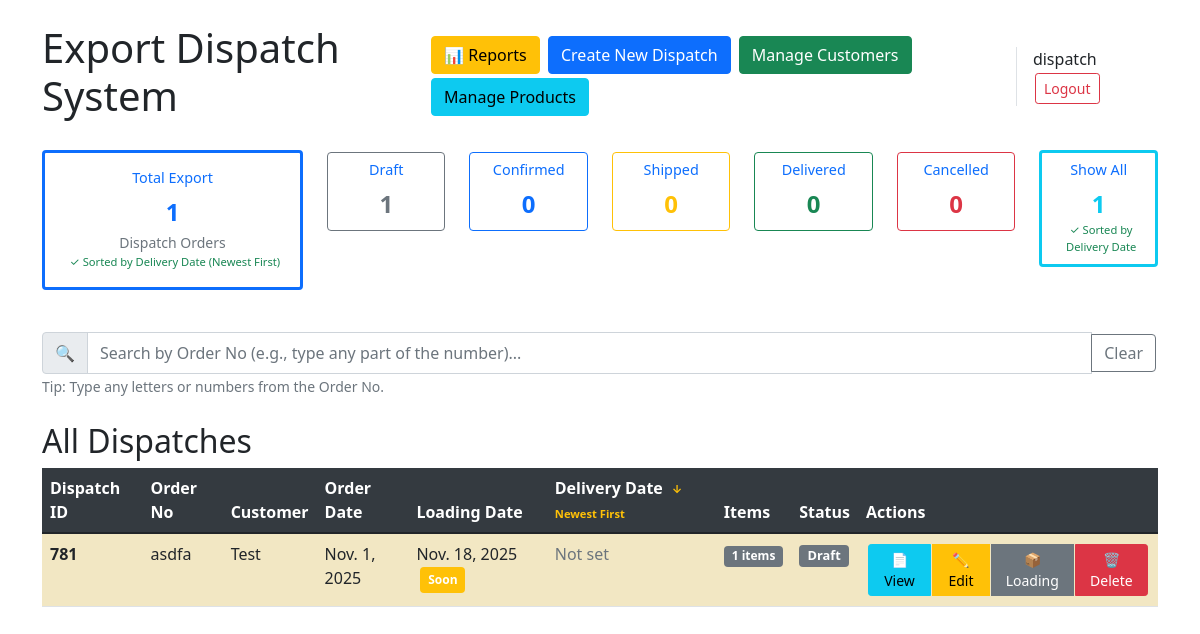
The app's page / (signed in) with its own data.
### dispatch_app/models.py (models this page shows, shortened)
class Dispatch(models.Model):
    STATUS_CHOICES = [
        ('draft', 'Draft'),
        ('confirmed', 'Confirmed'),
        ('shipped', 'Shipped'),
        ('delivered', 'Delivered'),
        ('cancelled', 'Cancelled'),
    ]
    DispatchID = models.AutoField(primary_key=True)
    OrderNo = models.CharField(max_length=100, unique=True)
    InvoiceNo = models.CharField(max_length=100, blank=True, null=True)
    Customer = models.ForeignKey(Customer, on_delete=models.PROTECT)
    Address = models.TextField(blank=True, null=True)
    Country = models.CharField(max_length=100, blank=True, null=True)
    ContactNo = models.CharField(max_length=50, blank=True, null=True)
    ContactPerson = models.CharField(max_length=255, blank=True, null=True)
    OrderDate = models.DateField()
    LoadingDate = models.DateField(blank=True, null=True)
    DeliveryDate = models.DateField(blank=True, null=True)
    TransportNo = models.CharField(max_length=100, blank=True, null=True)
    DriverName = models.CharField(max_length=255, blank=True, null=True)
    DriverMobile = models.CharField(max_length=50, blank=True, null=True)
    Seal = models.CharField(max_length=100, blank=True, null=True)
    Status = models.CharField(max_length=20, choices=STATUS_CHOICES, default='draft')
    created_by = models.ForeignKey(
        User,
        on_delete=models.SET_NULL,
        null=True,
        blank=True,
        related_name='dispatches_created'  # ✅ Unique reverse name
    )
    created_at = models.DateTimeField(default=timezone.now)
    updated_by = models.ForeignKey(
        User,
        on_delete=models.SET_NULL,
        null=True,
        blank=True,
        related_name='dispatches_updated'  # ✅ Unique reverse name
    )
    updated_at = models.DateTimeField(auto_now=True)
    class Meta:
        db_table = 'Dispatch'

class Customer(models.Model):
    CustomerID = models.AutoField(primary_key=True)
    Customer = models.CharField(max_length=255)
    DispatchTo = models.CharField(max_length=255, blank=True, null=True)
    Address = models.TextField(blank=True, null=True)
    Country = models.CharField(max_length=100, blank=True, null=True)
    ContactNo = models.CharField(max_length=50, blank=True, null=True)
    ContactPerson = models.CharField(max_length=255, blank=True, null=True)
    Status = models.BooleanField(default=True)
    class Meta:
        db_table = 'Customer'

### dispatch_app/views.py (the view)
# urls.py: path('', include('dispatch_app.urls')),  # your home page
@login_required
def home(request):
    status = request.GET.get('status', '')
    sort_by = request.GET.get('sort_by', '')
    dispatches = Dispatch.objects.all()
    if status and status != 'all':
        dispatches = dispatches.filter(Status=status)
    if status == 'draft' or sort_by == 'loading':
        dispatches = dispatches.order_by('LoadingDate')
    elif sort_by == 'delivery':
        dispatches = dispatches.order_by('-DeliveryDate')
    else:
        dispatches = dispatches.order_by('-OrderDate')
    all_dispatches = Dispatch.objects.all()
    status_counts = {
        'draft': all_dispatches.filter(Status='draft').count(),
        'confirmed': all_dispatches.filter(Status='confirmed').count(),
        'shipped': all_dispatches.filter(Status='shipped').count(),
        'delivered': all_dispatches.filter(Status='delivered').count(),
        'cancelled': all_dispatches.filter(Status='cancelled').count(),
    }
    today = date.today()
    soon_date = today + timedelta(days=3)
    context = {
        'dispatches': dispatches,
        'status_counts': status_counts,
        'total_export': all_dispatches.count(),
        'current_status': status,
        'current_sort': sort_by,
        'today': today,
        'soon_date': soon_date,
    }
    return render(request, 'home.html', context)

### templates/home.html (shortened to what this page needs)
<!DOCTYPE html>
<html>
<head>
    <link href="https://cdn.jsdelivr.net/npm/bootstrap@5.1.3/dist/css/bootstrap.min.css" rel="stylesheet">
</head>
<body>
    <div class="container mt-4">
        <div class="d-flex justify-content-between align-items-center mb-4">
            <h1>Export Dispatch System</h1>
            <div class="d-flex gap-2 align-items-center">
                <div>
                    <a href="{% url 'reports' %}" class="btn btn-warning">📊 Reports</a>
                    <a href="{% url 'dispatch_create' %}" class="btn btn-primary">Create New Dispatch</a>
                        {% if user.is_superuser %}
                            <a href="{% url 'customer_list' %}" class="btn btn-success">Manage Customers</a>
                            <a href="{% url 'product_list' %}" class="btn btn-info">Manage Products</a>
                        {% endif %}
                </div>
                <div class="ms-3 ps-3 border-start">
                    <span class="me-2">{{ user.username }}</span>
                    <form method="post" action="{% url 'logout' %}" style="display: inline;">
                        <button type="submit" class="btn btn-outline-danger btn-sm">Logout</button>
                    </form>
                </div>
            </div>
        </div>
        <div class="row mb-4">
            <div class="col-md-3 mb-3">
                <div class="card summary-card border-primary {% if not current_status and not current_sort %}active{% endif %}"
                     onclick="window.location='?sort_by=delivery'">
                    <div class="card-body text-center">
                        <h5 class="card-title text-primary">Total Export</h5>
                        <div class="count-display text-primary">{{ total_export }}</div>
                        <small class="text-muted">Dispatch Orders</small>
                        {% if not current_status and not current_sort %}
                        <div class="sort-indicator text-success">✓ Sorted by Delivery Date (Newest First)</div>
                        {% endif %}
                    </div>
                </div>
            </div>
            <div class="col-md-9">
                <div class="row">
                    <div class="col-md-2 mb-3">
                        <a href="?status=draft" class="text-decoration-none">
                            <div class="card summary-card border-secondary {% if current_status == 'draft' %}active{% endif %}">
                                <div class="card-body text-center p-2">
                                    <h6 class="card-title">Draft</h6>
                                    <div class="count-display text-secondary">{{ status_counts.draft }}</div>
                                </div>
                            </div>
                        </a>
                    </div>
                    <div class="col-md-2 mb-3">
                        <a href="?status=confirmed" class="text-decoration-none">
                            <div class="card summary-card border-primary {% if current_status == 'confirmed' %}active{% endif %}">
                                <div class="card-body text-center p-2">
                                    <h6 class="card-title">Confirmed</h6>
                                    <div class="count-display text-primary">{{ status_counts.confirmed }}</div>
                                </div>
                            </div>
                        </a>
                    </div>
                    <div class="col-md-2 mb-3">
                        <a href="?status=shipped" class="text-decoration-none">
                            <div class="card summary-card border-warning {% if current_status == 'shipped' %}active{% endif %}">
                                <div class="card-body text-center p-2">
                                    <h6 class="card-title">Shipped</h6>
                                    <div class="count-display text-warning">{{ status_counts.shipped }}</div>
                                </div>
                            </div>
                        </a>
                    </div>
                    <div class="col-md-2 mb-3">
                        <a href="?status=delivered" class="text-decoration-none">
                            <div class="card summary-card border-success {% if current_status == 'delivered' %}active{% endif %}">
                                <div class="card-body text-center p-2">
                                    <h6 class="card-title">Delivered</h6>
                                    <div class="count-display text-success">{{ status_counts.delivered }}</div>
                                </div>
                            </div>
                        </a>
                    </div>
                    <div class="col-md-2 mb-3">
                        <a href="?status=cancelled" class="text-decoration-none">
                            <div class="card summary-card border-danger {% if current_status == 'cancelled' %}active{% endif %}">
                                <div class="card-body text-center p-2">
                                    <h6 class="card-title">Cancelled</h6>
                                    <div class="count-display text-danger">{{ status_counts.cancelled }}</div>
                                </div>
                            </div>
                        </a>
                    </div>
                    <div class="col-md-2 mb-3">
                        <a href="?" class="text-decoration-none">
                            <div class="card summary-card border-info {% if not current_status %}active{% endif %}">
                                <div class="card-body text-center p-2">
                                    <h6 class="card-title">Show All</h6>
                                    <div class="count-display text-info">{{ total_export }}</div>
                                    {% if not current_status %}
                                    <div class="sort-indicator text-success">✓ Sorted by Delivery Date</div>
                                    {% endif %}
                                </div>
                            </div>
                        </a>
                    </div>
                </div>
            </div>
        </div>
        <div class="mb-4">
            <div class="input-group">
                <span class="input-group-text">🔍</span>
                <input
                    type="text"
                    id="order-search"
                    class="form-control"
                    placeholder="Search by Order No (e.g., type any part of the number)..."
                >
                <button class="btn btn-outline-secondary" type="button" id="clear-search">Clear</button>
            </div>
            <small class="text-muted mt-1">Tip: Type any letters or numbers from the Order No.</small>
        </div>
        <h2>All Dispatches</h2>
        {% if dispatches %}
        <div class="table-responsive">
            <table class="table table-striped table-hover">
                <thead class="table-dark">
                    <tr>
                        <th>Dispatch ID</th>
                        <th>Order No</th>
                        <th>Customer</th>
                        <th>Order Date</th>
                        <th>
                            Loading Date
                        </th>
                        <th>
                            Delivery Date
                            {% if not current_status %}
                            <span class="sort-indicator text-warning">↓ Newest First</span>
                            {% endif %}
                        </th>
                        <th>Items</th>
                        <th>Status</th>
                        <th>Actions</th>
                    </tr>
                </thead>
                <tbody>
                    {% for dispatch in dispatches %}
                    <tr class="{% if dispatch.Status == 'draft' %}{% if dispatch.LoadingDate and dispatch.LoadingDate < today %}loading-date-past{% elif dispatch.LoadingDate and dispatch.LoadingDate <= soon_date %}loading-date-urgent{% endif %}{% endif %}">
                        <td><strong>{{ dispatch.DispatchID }}</strong></td>
                        <td>{{ dispatch.OrderNo }}</td>
                        <td class="d-none d-md-table-cell">{{ dispatch.Customer.Customer }}</td>
                        <td class="d-none d-md-table-cell">{{ dispatch.OrderDate }}</td>
                        <td class="d-none d-md-table-cell">
                            {% if dispatch.LoadingDate %}
                                {{ dispatch.LoadingDate }}
                                {% if dispatch.Status == 'draft' %}
                                    {% if dispatch.LoadingDate < today %}
                                    <span class="badge bg-danger ms-1 d-none d-lg-inline">Overdue</span>
                                    {% elif dispatch.LoadingDate <= soon_date %}
                                    <span class="badge bg-warning ms-1 d-none d-lg-inline">Soon</span>
                                    {% endif %}
                                {% endif %}
                            {% else %}
                                <span class="text-muted">Not set</span>
                            {% endif %}
                        </td>
                        <td class="d-none d-md-table-cell">
                            {% if dispatch.DeliveryDate %}
                                {{ dispatch.DeliveryDate }}
                            {% else %}
                                <span class="text-muted">Not set</span>
                            {% endif %}
                        </td>
                        <td class="text-center">
                            <span class="badge bg-secondary">
                                {{ dispatch.details.count }} items
                            </span>
                        </td>
                        <td>
                            <span class="badge
                                {% if dispatch.Status == 'draft' %}bg-secondary
                                {% elif dispatch.Status == 'confirmed' %}bg-primary
                                {% elif dispatch.Status == 'shipped' %}bg-warning
                                {% elif dispatch.Status == 'delivered' %}bg-success
                                {% else %}bg-danger{% endif %} status-badge">
                                {{ dispatch.Status|title }}
                            </span>
                        </td>
                        <td>
                            <div class="btn-group d-none d-md-inline-flex" role="group">
                                <a href="{% url 'dispatch_note' dispatch.DispatchID %}" class="btn btn-info btn-sm" title="View Dispatch Note">
                                    📄 View
                                </a>
                                <a href="{% url 'dispatch_edit' dispatch.DispatchID %}" class="btn btn-warning btn-sm" title="Edit">
                                    ✏️ Edit
                                </a>
                                {% if dispatch.details.exists %}
                                    <a href="{% url 'loading_sheet' dispatch.DispatchID %}" class="btn btn-secondary btn-sm" title="Print Loading Sheet" target="_blank">
                                        📦 Loading
                                    </a>
                                {% endif %}
                                {% if user.is_superuser %}
                                    <a href="{% url 'dispatch_delete' dispatch.DispatchID %}" class="btn btn-danger btn-sm" title="Delete">
                                        🗑️ Delete
                                    </a>
                                {% endif %}
                            </div>
                        </td>
                    </tr>
                    {% endfor %}
                </tbody>
            </table>
        </div>
        {% else %}
        <div class="alert alert-info">
            <p>No dispatches found. <a href="{% url 'dispatch_create' %}" class="alert-link">Create your first dispatch</a></p>
        </div>
        {% endif %}
    </div>
</body>
</html>

### templates/home.html (style rules this page uses)
.btn { margin: 2px; }
.status-badge { font-size: 0.8em; }
.summary-card { transition: transform 0.2s; cursor: pointer; }
.summary-card.active { border-width: 3px; transform: translateY(-2px); }
.card-title { font-size: 0.9rem; margin-bottom: 0.5rem; }
.count-display { font-size: 1.5rem; font-weight: bold; }
.table th { background-color: #343a40; color: white; }
.sort-indicator { font-size: 0.7em; margin-left: 5px; }
.loading-date-urgent { background-color: #fff3cd !important; }

### records on screen
Dispatch: DispatchID "781", OrderNo "asdfa", Customer.Customer "Test", OrderDate "Nov. 1, 2025", LoadingDate "Nov. 18, 2025", shows "Soon", shows "Not set", details.count "1", Status "Draft", shows "📦 Loading"

### other values on screen
{{ user.username }} "dispatch"
{{ total_export }} "1"
{{ status_counts.draft }} "1"
{{ status_counts.confirmed }} "0"
{{ status_counts.shipped }} "0"
{{ status_counts.delivered }} "0"
{{ status_counts.cancelled }} "0"
